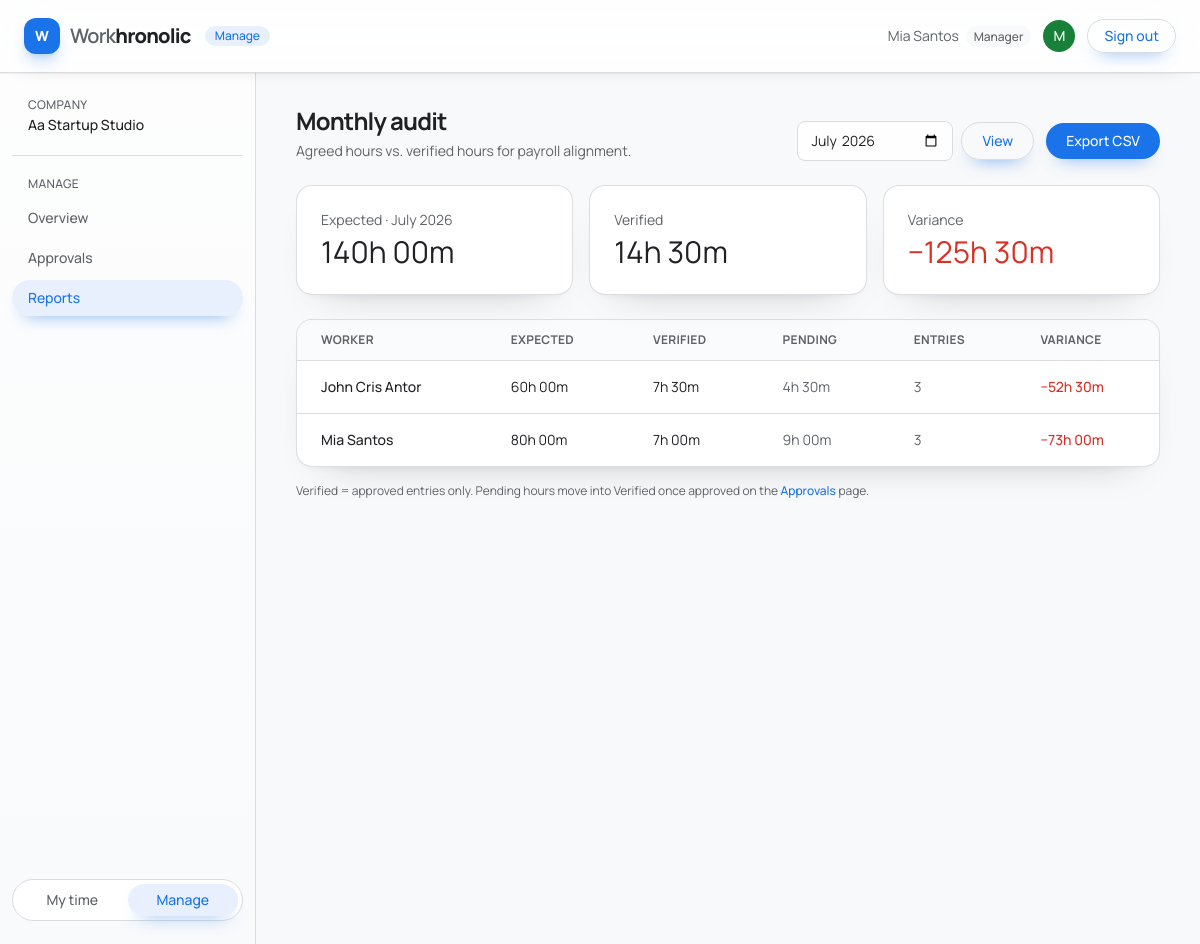
The page /admin/reports.php (signed in) on the database its author committed.
### tables this page shows
CREATE TABLE users (
  id INT UNSIGNED AUTO_INCREMENT PRIMARY KEY,
  company_id INT UNSIGNED NOT NULL,
  name VARCHAR(120) NOT NULL,
  email VARCHAR(190) NOT NULL UNIQUE,
  password_hash VARCHAR(255) NOT NULL,
  role ENUM('owner', 'manager', 'employee') NOT NULL DEFAULT 'employee',
  status ENUM('active', 'pending', 'inactive') NOT NULL DEFAULT 'pending',
  expected_hours SMALLINT UNSIGNED NOT NULL DEFAULT 0,
  created_at TIMESTAMP NOT NULL DEFAULT CURRENT_TIMESTAMP,
  updated_at TIMESTAMP NOT NULL DEFAULT CURRENT_TIMESTAMP ON UPDATE CURRENT_TIMESTAMP,
  CONSTRAINT fk_users_company
    FOREIGN KEY (company_id) REFERENCES companies(id)
    ON DELETE CASCADE,
  INDEX idx_users_company_status (company_id, status),
  INDEX idx_users_role (role)
);

### includes/functions.php (called while the page is built, shortened)
<?php
function db(): mysqli
{
    global $db;
    return $db;
}
function db_bind(mysqli_stmt $stmt, string $types, array $params): void
{
    $refs = [$types];
    foreach ($params as $key => $value) {
        $refs[] = &$params[$key];
    }
    call_user_func_array([$stmt, 'bind_param'], $refs);
}
function db_execute(string $sql, string $types = '', array $params = []): mysqli_stmt
{
    $stmt = db()->prepare($sql);
    db_bind($stmt, $types, $params);
    $stmt->execute();
    return $stmt;
}
function db_all(string $sql, string $types = '', array $params = []): array
{
    $result = db_execute($sql, $types, $params)->get_result();
    return $result->fetch_all(MYSQLI_ASSOC);
}
function monthly_report(int $company_id, string $month): array
{
    $start = $month . '-01';
    $end = date('Y-m-t', strtotime($start));
    return db_all(
        "SELECT
             u.id,
             u.name AS worker,
             u.expected_hours AS expected,
             COALESCE(SUM(CASE WHEN te.status = 'approved' THEN te.hours ELSE 0 END), 0) AS verified,
             COALESCE(SUM(CASE WHEN te.status = 'pending' THEN te.hours ELSE 0 END), 0) AS pending,
             COUNT(te.id) AS entries
         FROM users u
         LEFT JOIN time_entries te
           ON te.user_id = u.id
          AND te.work_date BETWEEN ? AND ?
          AND te.status IN ('approved', 'pending')
         WHERE u.company_id = ?
           AND u.status = 'active'
           AND u.role IN ('manager', 'employee')
         GROUP BY u.id, u.name, u.expected_hours
         ORDER BY u.name",
        'ssi',
        [$start, $end, $company_id]
    );
}
function e(?string $value): string
{
    return htmlspecialchars($value ?? '', ENT_QUOTES | ENT_SUBSTITUTE, 'UTF-8');
}
function clean_text(?string $value): string
{
    $value = trim($value ?? '');
    return preg_replace('/[\x00-\x08\x0B\x0C\x0E-\x1F\x7F]/u', '', $value);
}
function format_hours(float $hours): string
{
    $h = floor($hours);
    $m = round(($hours - $h) * 60);
    return $h . 'h ' . str_pad((string) $m, 2, '0', STR_PAD_LEFT) . 'm';
}

### includes/auth.php (called while the page is built, shortened)
<?php
function current_user(): ?array
{
    return $_SESSION['user'] ?? null;
}

### admin/reports.php (the view, shortened to what this page needs)
<?php
require_once __DIR__ . '/../includes/auth.php';
$user = current_user();
$company_id = (int) $user['company_id'];
$month = clean_text($_GET['month'] ?? date('Y-m'));
$month_label = date('F Y', strtotime($month . '-01'));
$report_rows = monthly_report($company_id, $month);
$total_expected = array_sum(array_column($report_rows, 'expected'));
$total_verified = array_sum(array_column($report_rows, 'verified'));
require __DIR__ . '/../includes/header.php';
?>
<div class="flex flex-wrap items-end justify-between gap-4">
  <div>
    <h1 class="text-2xl font-normal">Monthly audit</h1>
    <p class="mt-1 text-sm text-ggray">Agreed hours vs. verified hours for payroll alignment.</p>
  </div>
  <div class="flex items-center gap-3">
    <form method="get" action="reports.php" class="flex items-center gap-2">
      <input id="month" name="month" type="month" value="<?= e($month) ?>" max="<?= e(date('Y-m')) ?>"
             class="rounded-lg border border-gline px-3 py-2 text-sm outline-none focus:border-gblue focus:ring-2 focus:ring-gblue/30">
      <button type="submit" class="rounded-full border border-gline px-5 py-2 text-sm font-medium text-gblue hover:bg-gblue-tint">View</button>
    </form>
    <a href="reports.php?month=<?= e($month) ?>&amp;export=csv"
       class="rounded-full bg-gblue px-5 py-2 text-sm font-medium text-white hover:bg-gblue-dark">Export CSV</a>
  </div>
</div>
<div class="mt-6 grid gap-4 sm:grid-cols-3">
  <div class="rounded-2xl border border-gline bg-white p-6">
    <p class="text-sm text-ggray">Expected · <?= e($month_label) ?></p>
    <p class="mt-1 text-3xl font-normal"><?= e(format_hours((float) $total_expected)) ?></p>
  </div>
  <div class="rounded-2xl border border-gline bg-white p-6">
    <p class="text-sm text-ggray">Verified</p>
    <p class="mt-1 text-3xl font-normal"><?= e(format_hours($total_verified)) ?></p>
  </div>
  <div class="rounded-2xl border border-gline bg-white p-6">
    <p class="text-sm text-ggray">Variance</p>
    <?php $variance = $total_verified - $total_expected; ?>
    <p class="mt-1 text-3xl font-normal <?= $variance < 0 ? 'text-gred' : 'text-ggreen' ?>">
      <?= $variance >= 0 ? '+' : '−' ?><?= e(format_hours(abs($variance))) ?>
    </p>
  </div>
</div>
<div class="mt-6 overflow-x-auto rounded-2xl border border-gline bg-white">
  <table class="w-full min-w-[720px] text-left text-sm">
    <thead>
      <tr class="border-b border-gline text-xs font-medium uppercase tracking-wide text-ggray">
        <th class="px-6 py-3">Worker</th>
        <th class="px-6 py-3">Expected</th>
        <th class="px-6 py-3">Verified</th>
        <th class="px-6 py-3">Pending</th>
        <th class="px-6 py-3">Entries</th>
        <th class="px-6 py-3">Variance</th>
      </tr>
    </thead>
    <tbody>
      <?php foreach ($report_rows as $row): $v = $row['verified'] - $row['expected']; ?>
      <tr class="border-b border-gline last:border-0 hover:bg-gbg">
        <td class="px-6 py-4 font-medium whitespace-nowrap"><?= e($row['worker']) ?></td>
        <td class="px-6 py-4"><?= e(format_hours((float) $row['expected'])) ?></td>
        <td class="px-6 py-4"><?= e(format_hours($row['verified'])) ?></td>
        <td class="px-6 py-4 text-ggray"><?= e(format_hours($row['pending'])) ?></td>
        <td class="px-6 py-4 text-ggray"><?= (int) $row['entries'] ?></td>
        <td class="px-6 py-4 font-medium <?= $v < 0 ? 'text-gred' : 'text-ggreen' ?>">
          <?= $v >= 0 ? '+' : '−' ?><?= e(format_hours(abs($v))) ?>
        </td>
      </tr>
      <?php endforeach; ?>
    </tbody>
  </table>
</div>
<p class="mt-4 text-xs text-ggray">
  Verified = approved entries only. Pending hours move into Verified once approved on the
  <a href="timesheets.php" class="font-medium text-gblue hover:underline">Approvals</a> page.
</p>
<?php require __DIR__ . '/../includes/footer.php'; ?>

### includes/header.php (style rules this page uses)
html { -webkit-font-smoothing: antialiased; }
body { background-color: #f8f9fa; }
h1 { font-weight: 700 !important; letter-spacing: -.035em; }
main .rounded-2xl.border { border-color: rgba(218, 220, 224, .94); box-shadow: 0 18px 42px -30px rgba(15, 23, 42, .36), 0 5px 12px -10px rgba(15, 23, 42, .14); }
main input, main textarea, main select { border-color: #dadce0 !important; background-color: rgba(255, 255, 255, .9); transition: border-color .18s ease, box-shadow .18s ease, background-color .18s ease; }
button, a { transition: color .18s ease, background-color .18s ease, border-color .18s ease, box-shadow .18s ease, transform .18s ease; }
button[class*="bg-gblue"] { box-shadow: 0 10px 18px -12px rgba(26, 115, 232, .7); }
a.rounded-full[class*="bg-gblue"] { box-shadow: 0 10px 18px -12px rgba(26, 115, 232, .7); }
table thead { background: rgba(248, 250, 252, .72); }
table tbody tr { transition: background-color .16s ease; }

### rows shown on the page
users: name "John Cris Antor", expected_hours "60h 00m", verified "7h 30m", pending "4h 30m", entries "3", v "52h 30m"
users: name "Mia Santos", expected_hours "80h 00m", verified "7h 00m", pending "9h 00m", entries "3", v "73h 00m"

### other values the page prints
$user['name'] "Mia Santos"
$user['role'] "Manager"
mb_strtoupper(mb_substr($user['name'], 0, 1)) "M"
$user['company'] "Aa Startup Studio"
$label "Overview"
$label "Approvals"
$label "Reports"
$month_label "July 2026"
format_hours((float) $total_expected) "140h 00m"
format_hours($total_verified) "14h 30m"
format_hours(abs($variance)) "125h 30m"
